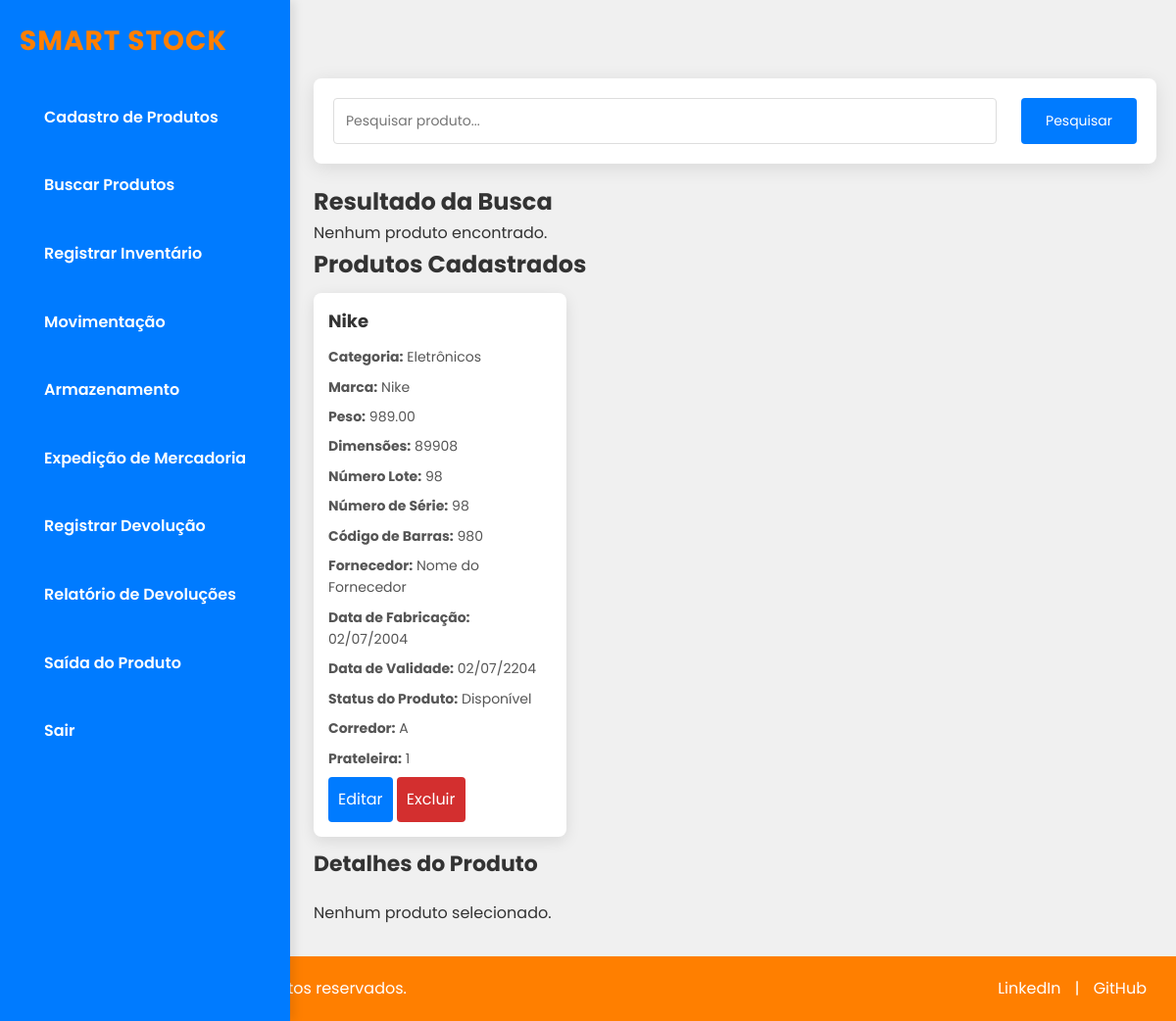
Page /view/listaProduto.php (signed in) on the earlier database version.
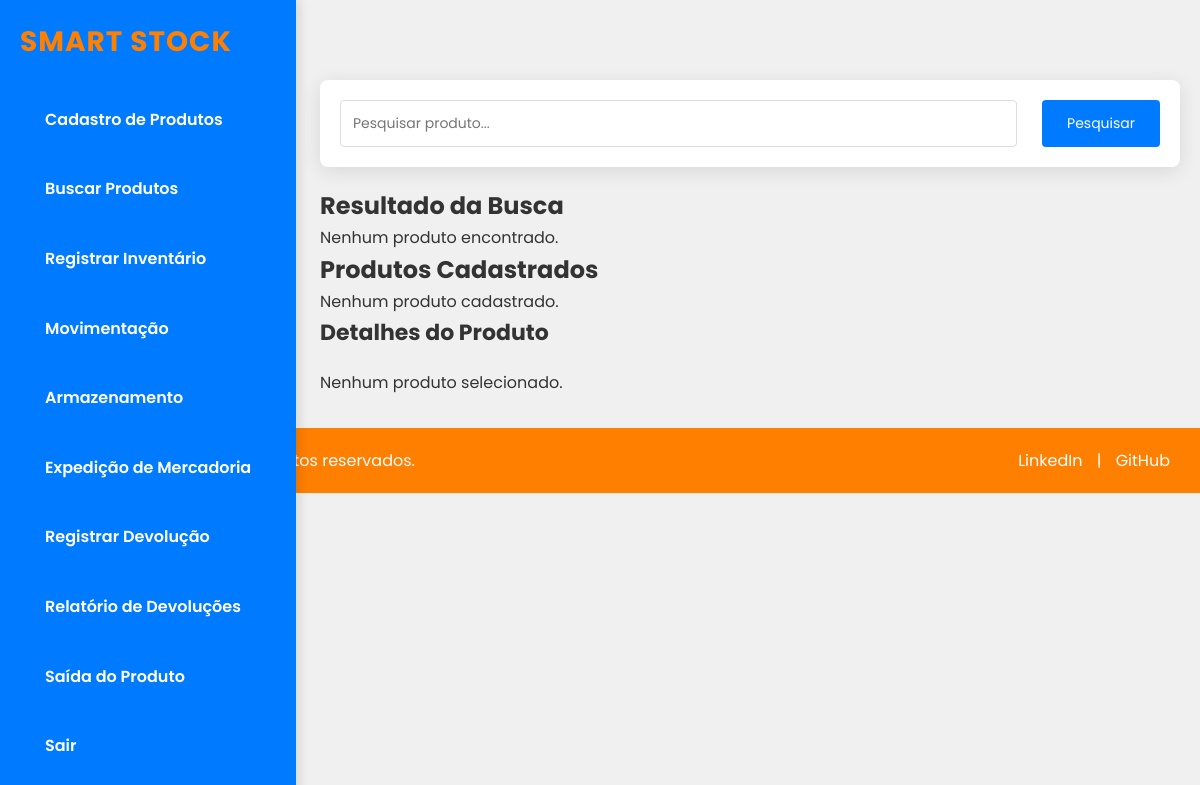
Same page on the later database version.
### tables this page shows
CREATE TABLE `produto` (
  `produto_id` int NOT NULL,
  `nome` varchar(255) NOT NULL,
  `marca` varchar(100) DEFAULT NULL,
  `peso` decimal(10,2) DEFAULT NULL,
  `dimensoes` varchar(100) DEFAULT NULL,
  `numero_lote` varchar(50) DEFAULT NULL,
  `numero_serie` varchar(50) DEFAULT NULL,
  `codigo_barras` varchar(50) DEFAULT NULL,
  `fornecedor_id` int DEFAULT NULL,
  `data_fabricacao` date DEFAULT NULL,
  `data_validade` date DEFAULT NULL,
  `quantidade_reservada` int DEFAULT '0',
  `status_produto` varchar(50) DEFAULT 'Disponível',
  `categoria` varchar(100) DEFAULT NULL
);

CREATE TABLE `fornecedor` (
  `fornecedor_id` int NOT NULL,
  `nome` varchar(255) NOT NULL,
  `telefone` varchar(20) DEFAULT NULL,
  `email` varchar(255) DEFAULT NULL,
  `cnpj` varchar(20) DEFAULT NULL,
  `rua` varchar(255) DEFAULT NULL,
  `numero` varchar(10) DEFAULT NULL,
  `complemento` varchar(50) DEFAULT NULL,
  `bairro` varchar(100) DEFAULT NULL,
  `cidade` varchar(100) DEFAULT NULL,
  `estado` varchar(50) DEFAULT NULL,
  `cep` varchar(10) DEFAULT NULL
);

CREATE TABLE `localizacao` (
  `localizacao_id` int NOT NULL,
  `corredor` varchar(50) DEFAULT NULL,
  `prateleira` varchar(255) NOT NULL,
  `coluna` varchar(255) NOT NULL,
  `andar` int NOT NULL,
  `capacidade_total` int NOT NULL,
  `ocupacao_atual` int NOT NULL
);

### dao/ProdutoDao.php (called while the page is built, shortened)
<?php
class ProdutoDAO
{
    public static function listarProduto()
    {
        $conexao = Conexao::conectar();
        $sql = "SELECT p.*,
                    l.corredor,
                    l.prateleira,
                    l.coluna,
                    l.andar,
                    f.nome AS fornecedor_nome
             FROM produto p
             LEFT JOIN produto_localizacao pl ON p.produto_id = pl.produto_id
             LEFT JOIN localizacao l ON pl.localizacao_id = l.localizacao_id
             LEFT JOIN fornecedor f ON p.fornecedor_id = f.fornecedor_id";
        $stmt = $conexao->prepare($sql);
        $stmt->execute();
        return $stmt->fetchAll(PDO::FETCH_ASSOC);
    }
}

### view/listaProduto.php (the view, shortened to what this page needs)
<?php
$produtos = [];
$produtosCadastrados = [];
try {
    $produtosCadastrados = ProdutoDao::listarProduto();
} catch (Exception $e) {
    die("Erro ao buscar produtos: " . htmlspecialchars($e->getMessage()));
}
?>
<!DOCTYPE html>
<html lang="pt-BR">
<head>
    <link rel="stylesheet" href="../css/produto/buscarProduto.css">
    <link rel="stylesheet" href="../css/header.css">
    <link rel="stylesheet" href="../css/index.css">
    <link rel="stylesheet" href="../css/footer.css">
</head>
<body>
    <header id="header">
        <nav id="navbar">
            <h1 id="system-name">Smart Stock</h1>
            <ul id="nav">
                <li class="nav-item"><a href="cadastroProduto.php">Cadastro de Produtos</a></li>
                <li class="nav-item"><a href="listaProduto.php">Buscar Produtos</a></li>
                <li class="nav-item"><a href="registrarInventario.php">Registrar Inventário</a></li>
                <li class="nav-item"><a href="movimentacao.php">Movimentação</a></li>
                <li class="nav-item"><a href="Armazenamento.php">Armazenamento</a></li>
                <li class="nav-item"><a href="ExpediçãodeMercadoria.php">Expedição de Mercadoria</a></li>
                <li class="nav-item"><a href="RegistrarDevolucao.php">Registrar Devolução</a></li>
                <li class="nav-item"><a href="RelatorioDeDevoluçoes.php">Relatório de Devoluções</a></li>
                <li class="nav-item"><a href="registrarSaidaProduto.php">Saída do Produto</a></li>
                <li class="nav-item"><a href="../index.php">Sair</a></li>
            </ul>
        </nav>
    </header>
    <main>
        <form method="POST" action="" aria-label="Barra de Pesquisa" class="form-main">
            <input type="text" id="barra-pesquisa" name="query" placeholder="Pesquisar produto..." value="<?php echo isset($_POST['query']) ? htmlspecialchars($_POST['query']) : ''; ?>" required>
            <button id="botao-pesquisa" class="btn btn-search" type="submit" aria-label="Pesquisar">Pesquisar</button>
        </form>
        <section id="resultado-busca" aria-labelledby="resultado-busca-titulo" aria-live="polite">
            <h2 id="resultado-busca-titulo">Resultado da Busca</h2>
            <div id="produtos">
                <?php if (count($produtos) > 0): ?>
                    <?php foreach ($produtos as $produto): ?>
                        <div class="produto-card" onclick="exibirInfoProduto('<?php echo $produto['produto_id']; ?>')" role="button" tabindex="0" aria-label="Ver detalhes do produto">
                            <h3><?php echo htmlspecialchars($produto['nome']); ?></h3>
                            <p><strong>Categoria:</strong> <?php echo htmlspecialchars($produto['categoria']); ?></p>
                            <p><strong>Fornecedor:</strong> <?php echo htmlspecialchars($produto['fornecedor_nome']); ?></p>
                        </div>
                    <?php endforeach; ?>
                <?php else: ?>
                    <p>Nenhum produto encontrado.</p>
                <?php endif; ?>
            </div>
        </section>
        <section id="produtos-cadastrados" aria-labelledby="produtos-cadastrados-titulo">
            <h2 id="produtos-cadastrados-titulo">Produtos Cadastrados</h2>
            <div id="produtos">
                <?php if (count($produtosCadastrados) > 0): ?>
                    <?php foreach ($produtosCadastrados as $produto): ?>
                        <div class="produto-card" onclick="exibirInfoProduto(<?php echo htmlspecialchars($produto['produto_id']); ?>)" role="button" tabindex="0" aria-label="Ver detalhes do produto">
                            <h3><?php echo htmlspecialchars($produto['nome']); ?></h3>
                            <p><strong>Categoria:</strong> <?php echo htmlspecialchars($produto['categoria']); ?></p>
                            <p><strong>Marca:</strong> <?php echo htmlspecialchars($produto['marca']); ?></p>
                            <p><strong>Peso:</strong> <?php echo htmlspecialchars($produto['peso']); ?></p>
                            <p><strong>Dimensões:</strong> <?php echo htmlspecialchars($produto['dimensoes']); ?></p>
                            <p><strong>Número Lote:</strong> <?php echo htmlspecialchars($produto['numero_lote']); ?></p>
                            <p><strong>Número de Série:</strong> <?php echo htmlspecialchars($produto['numero_serie']); ?></p>
                            <p><strong>Código de Barras:</strong> <?php echo htmlspecialchars($produto['codigo_barras']); ?></p>
                            <p><strong>Fornecedor:</strong> <?php echo htmlspecialchars($produto['fornecedor_nome']); ?></p>
                            <p><strong>Data de Fabricação:</strong> <?php echo htmlspecialchars(date('d/m/Y', strtotime($produto['data_fabricacao']))); ?></p>
                            <p><strong>Data de Validade:</strong> <?php echo htmlspecialchars(date('d/m/Y', strtotime($produto['data_validade']))); ?></p>
                            <p><strong>Status do Produto:</strong> <?php echo htmlspecialchars($produto['status_produto']); ?></p>
                            <p><strong>Corredor:</strong> <?php echo htmlspecialchars($produto['corredor']); ?></p>
                            <p><strong>Prateleira:</strong> <?php echo htmlspecialchars($produto['prateleira']); ?></p>
                            <a class="edit-link" href="editarProduto.php?id=<?php echo htmlspecialchars($produto['produto_id']); ?>" aria-label="Editar produto">Editar</a>
                            <a class="delete-link" href="listaProduto.php?excluir_produto_id=<?php echo htmlspecialchars($produto['produto_id']); ?>" onclick="return confirm('Tem certeza que deseja excluir este produto?');" aria-label="Excluir produto">Excluir</a>
                        </div>
                    <?php endforeach; ?>
                <?php else: ?>
                    <p>Nenhum produto cadastrado.</p>
                <?php endif; ?>
            </div>
        </section>
        <section id="info-produto" aria-labelledby="info-produto-titulo">
            <h2 id="info-produto-titulo">Detalhes do Produto</h2>
            <div id="detalhes-produto">
                <p>Nenhum produto selecionado.</p>
            </div>
        </section>
    </main>
    <footer class="footer">
        <div class="footer-container">
            <div class="footer-left">
                <p>&copy; 2024 Smart Stock. Todos os direitos reservados.</p>
            </div>
            <div class="footer-right">
                <a href="https://www.linkedin.com/in/seunome" target="_blank">LinkedIn</a> |
                <a href="https://github.com/seunome" target="_blank">GitHub</a>
            </div>
        </div>
    </footer>
</body>
</html>

### css/produto/buscarProduto.css (style rules this page uses)
* { box-sizing: border-box; margin: 0; padding: 0; }
.form-main { background-color: #fff; border-radius: 8px; box-shadow: 0 4px 20px rgba(0, 0, 0, 0.1); padding: 20px; width: 100%; max-width: 900px; margin: 20px auto; display: flex; gap: 25px; }
input[type="text"], input[type="email"], input[type="tel"] { width: 100%; padding: 12px; border: 1px solid #ddd; border-radius: 4px; font-size: 14px; transition: border-color 0.3s; }
.btn { background-color: #333; color: white; border: none; padding: 12px 25px; border-radius: 4px; cursor: pointer; font-size: 14px; transition: background-color 0.3s; }
#botao-pesquisa { background-color: #007bff; color: white; border: none; padding: 12px 25px; border-radius: 4px; cursor: pointer; font-size: 14px; transition: background-color 0.3s, transform 0.3s; }
#produtos { display: flex; flex-wrap: wrap; gap: 15px; }
#detalhes-produto p { font-size: 16px; color: #333; }
#info-produto h2 { font-size: 22px; font-weight: bold; color: #333; margin-bottom: 20px; }
.edit-link { display: inline-block; padding: 10px 10px; background-color: #007BFF; color: white; text-decoration: none; border-radius: 4px; font-size: 16px; text-align: center; transition: background-color 0.3s ease, transform 0.3s ease; }
.delete-link { display: inline-block; padding: 10px 10px; background-color: #d32f2f; color: white; text-decoration: none; border-radius: 4px; font-size: 16px; text-align: center; transition: background-color 0.3s ease, transform 0.3s ease; }
.produto-card { background-color: #fff; border-radius: 8px; box-shadow: 0 4px 15px rgba(0, 0, 0, 0.1); padding: 15px; margin: 10px 0; cursor: pointer; transition: transform 0.3s ease, box-shadow 0.3s ease; flex-basis: 30%; min-width: 250px; }
.produto-card h3 { font-size: 18px; font-weight: bold; color: #333; margin-bottom: 10px; }
.produto-card p { font-size: 14px; color: #555; margin-bottom: 8px; }

### css/header.css (style rules this page uses)
* { margin: 0; padding: 0; box-sizing: border-box; }
body { font-family: 'Bitter', serif; background-color: #f8f9fa; color: #333; line-height: 1.6; margin: 0; }
#navbar { display: flex; flex-direction: column; justify-content: flex-start; align-items: flex-start; position: fixed; left: 0; top: 0; max-width: 50vh; height: 100%; background-color: #007BFF; padding: 20px; box-shadow: 4px 0px 10px rgba(0, 0, 0, 0.1); z-index: 100; }
#system-name { color: #ff7f00; font-size: 28px; font-weight: 700; letter-spacing: 1px; margin-bottom: 30px; text-align: center; text-transform: uppercase; font-family: 'Poppins', sans-serif; }
#nav { list-style-type: none; display: flex; flex-direction: column; gap: 20px; padding: 0; margin: 0; }
.nav-item a { color: #fff; text-decoration: none; padding: 12px 25px; border-radius: 6px; font-size: 16px; display: block; transition: background-color 0.3s ease, color 0.3s ease; font-weight: 600; font-family: 'Poppins', sans-serif; }
main { margin-left: 270px; padding: 20px; }
header { margin-bottom: 40px; }
header h1 { color: #007BFF; font-size: 32px; font-weight: 700; letter-spacing: 1px; font-family: 'Poppins', sans-serif; }

### css/index.css (style rules this page uses)
* { box-sizing: border-box; margin: 0; padding: 0; font-family: 'Poppins', sans-serif; }
body { background-color: #f0f0f0; }
h1 { color: #fff; }
main { margin-left: 300px; margin-bottom: 1%; position: s; }

### css/footer.css (style rules this page uses)
.footer { background-color: #ff7f00; color: #fff; text-align: center; padding: 20px; width: 100%; }
.footer-container { display: flex; justify-content: space-between; align-items: center; max-width: 1200px; margin: 0 auto; flex-wrap: wrap; }
.footer-left p { margin: 0; }
.footer-right a { color: #fff; text-decoration: none; margin: 0 10px; }

Differences in the rows shown:
removed produto: nome "Nike", categoria "Eletrônicos", marca "Nike", peso "989.00", dimensoes "89908", numero_lote "98", numero_serie "98", codigo_barras "980", fornecedor.nome "Nome do Fornecedor", data_fabricacao "02/07/2004", data_validade "02/07/2204", status_produto "Disponível", localizacao.corredor "A", localizacao.prateleira "1"
Other differences:
text now shown: "Nenhum produto cadastrado."
